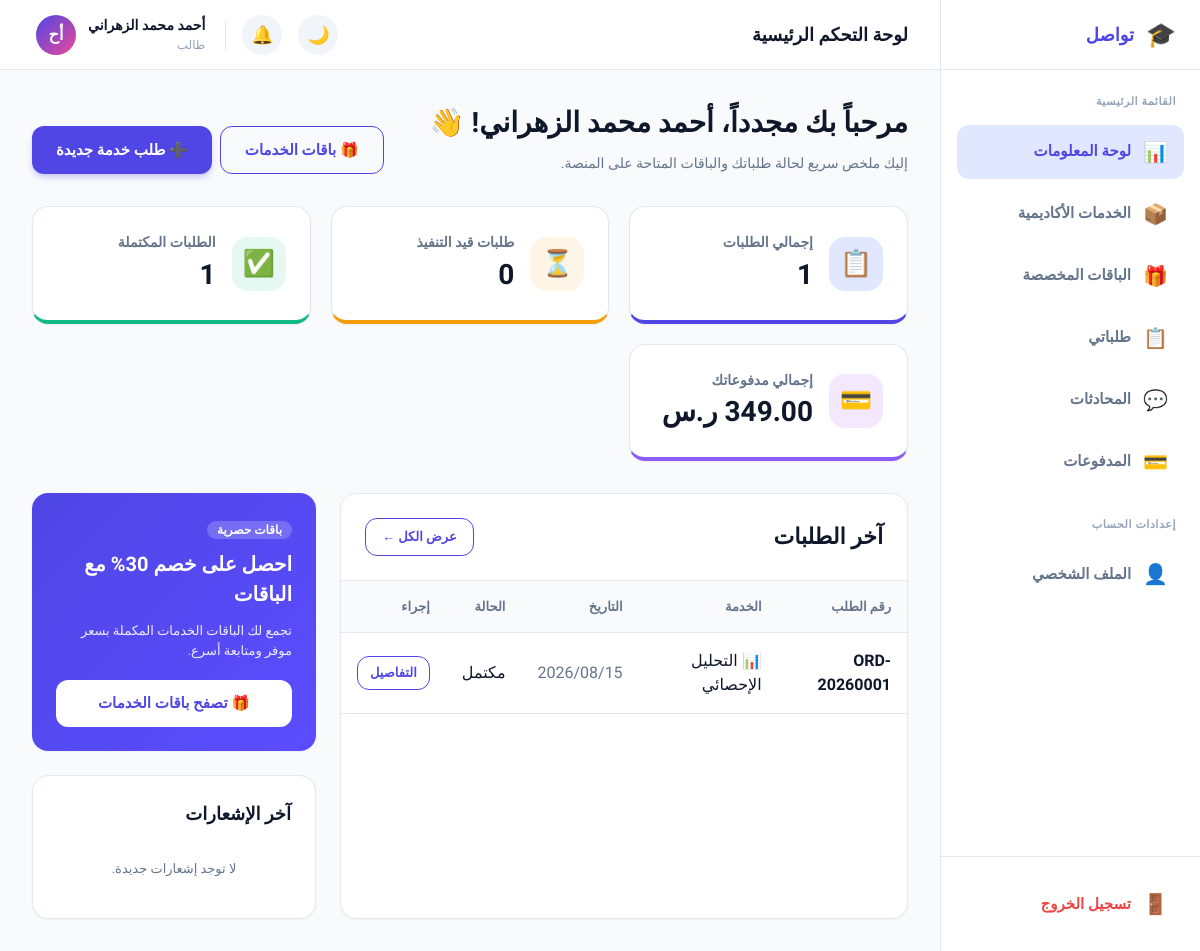
Page /student/student-dashboard.php (signed in) on the committed database.
### tables this page shows
CREATE TABLE IF NOT EXISTS `orders` (
  `id`             INT UNSIGNED NOT NULL AUTO_INCREMENT,
  `order_number`   VARCHAR(20) NOT NULL UNIQUE COMMENT 'e.g. ORD-20260001',
  `student_id`     INT UNSIGNED NOT NULL,
  `academic_id`    INT UNSIGNED DEFAULT NULL COMMENT 'Assigned after acceptance',
  `service_id`     INT UNSIGNED NOT NULL,
  `package_id`     INT UNSIGNED DEFAULT NULL,
  `specialty`      VARCHAR(200) DEFAULT NULL COMMENT 'Specific sub-specialty',
  `academic_level` ENUM('بكالوريوس','ماجستير','دكتوراه') DEFAULT NULL,
  `language`       ENUM('العربية','الإنجليزية') DEFAULT 'العربية',
  `description`    TEXT DEFAULT NULL COMMENT 'Student notes / requirements',
  `deadline`       DATE DEFAULT NULL,
  `amount`         DECIMAL(10,2) NOT NULL DEFAULT 0.00,
  `status`         ENUM('new','accepted','in_progress','revision','completed','cancelled') NOT NULL DEFAULT 'new',
  `admin_notes`    TEXT DEFAULT NULL,
  `created_at`     DATETIME NOT NULL DEFAULT CURRENT_TIMESTAMP,
  `updated_at`     DATETIME NOT NULL DEFAULT CURRENT_TIMESTAMP ON UPDATE CURRENT_TIMESTAMP,
  PRIMARY KEY (`id`),
  UNIQUE KEY `uq_order_number` (`order_number`),
  INDEX `idx_student`  (`student_id`),
  INDEX `idx_academic` (`academic_id`),
  INDEX `idx_status`   (`status`),
  CONSTRAINT `fk_ord_student`  FOREIGN KEY (`student_id`)  REFERENCES `users`(`id`)     ON DELETE RESTRICT,
  CONSTRAINT `fk_ord_academic` FOREIGN KEY (`academic_id`) REFERENCES `academics`(`id`) ON DELETE SET NULL,
  CONSTRAINT `fk_ord_service`  FOREIGN KEY (`service_id`)  REFERENCES `services`(`id`)  ON DELETE RESTRICT,
  CONSTRAINT `fk_ord_package`  FOREIGN KEY (`package_id`)  REFERENCES `packages`(`id`)  ON DELETE SET NULL
);

CREATE TABLE IF NOT EXISTS `services` (
  `id`          INT UNSIGNED NOT NULL AUTO_INCREMENT,
  `name`        VARCHAR(150) NOT NULL,
  `icon`        VARCHAR(10) DEFAULT NULL COMMENT 'Emoji icon',
  `description` TEXT DEFAULT NULL,
  `is_active`   TINYINT(1) NOT NULL DEFAULT 1,
  `order_count` INT UNSIGNED NOT NULL DEFAULT 0 COMMENT 'Cached count for performance',
  `created_at`  DATETIME NOT NULL DEFAULT CURRENT_TIMESTAMP,
  PRIMARY KEY (`id`),
  INDEX `idx_active` (`is_active`)
);

### config/auth.php (called while the page is built, shortened)
<?php
function currentUser(): ?array {
    return [
        'id'     => $_SESSION['user_id'],
        'name'   => $_SESSION['user_name'],
        'email'  => $_SESSION['user_email'],
        'role'   => $_SESSION['user_role'],
        'avatar' => $_SESSION['user_avatar'],
    ];
}

### config/functions.php (called while the page is built, shortened)
<?php
function e(mixed $value): string {
    return htmlspecialchars((string)($value ?? ''), ENT_QUOTES, 'UTF-8');
}
function formatDate(string $date): string {
    return date('Y/m/d', strtotime($date));
}
function formatMoney(float $amount): string {
    return number_format($amount, 2) . ' ر.س';
}
function orderStatusLabel(string $status): array {
    return match($status) {
        'pending_assignment' => ['label' => 'بانتظار تعيين الإدارة', 'class' => 'badge-info'],
        'assigned'           => ['label' => 'أُرسل إلى الأكاديمي', 'class' => 'badge-primary'],
        'new'         => ['label' => 'جديد',         'class' => 'badge-info'],
        'accepted'    => ['label' => 'مقبول',         'class' => 'badge-primary'],
        'in_progress' => ['label' => 'قيد التنفيذ',   'class' => 'badge-warning'],
        'revision'    => ['label' => 'تحت المراجعة',  'class' => 'badge-warning'],
        'completed'   => ['label' => 'مكتمل',         'class' => 'badge-success'],
        'cancelled'   => ['label' => 'ملغي',          'class' => 'badge-danger'],
        default       => ['label' => $status,          'class' => 'badge-secondary'],
    };
}

### student/student-dashboard.php (the view, shortened to what this page needs)
<?php
require_once __DIR__ . '/../config/auth.php';
require_once __DIR__ . '/../config/functions.php';
$user = currentUser();
$db = db();
$total_orders = (int) $db->query("SELECT COUNT(*) FROM orders WHERE student_id = " . $user['id'])->fetchColumn();
$active_orders = (int) $db->query("SELECT COUNT(*) FROM orders WHERE student_id = " . $user['id'] . " AND status IN ('new', 'pending_assignment', 'assigned', 'accepted', 'in_progress', 'revision')")->fetchColumn();
$completed_orders = (int) $db->query("SELECT COUNT(*) FROM orders WHERE student_id = " . $user['id'] . " AND status = 'completed'")->fetchColumn();
$total_paid = (float) $db->query("SELECT COALESCE(SUM(amount), 0) FROM payments WHERE student_id = " . $user['id'] . " AND status = 'paid'")->fetchColumn();
$orders_stmt = $db->prepare("
    SELECT o.*, s.name AS service_name, s.icon AS service_icon
    FROM orders o
    JOIN services s ON o.service_id = s.id
    WHERE o.student_id = ?
    ORDER BY o.created_at DESC
    LIMIT 3
");
$orders_stmt->execute([$user['id']]);
$recent_orders = $orders_stmt->fetchAll();
$notifications = getNotifications($user['id'], 'student');
?>
<?php
require __DIR__ . '/partials/head.php';
require __DIR__ . '/partials/sidebar.php';
?>
        <div style="display:flex;justify-content:space-between;align-items:flex-end;margin-bottom:32px" class="anim-fade-up">
          <div>
            <h1 class="h1" style="margin-bottom:8px">مرحباً بك مجدداً، <?= e($user['name']) ?>! 👋</h1>
            <p class="text-body">إليك ملخص سريع لحالة طلباتك والباقات المتاحة على المنصة.</p>
          </div>
          <div class="flex gap-2">
            <a href="packages.php" class="btn btn-outline">🎁 باقات الخدمات</a>
            <a href="create-order.php" class="btn btn-primary">➕ طلب خدمة جديدة</a>
          </div>
        </div>
        <div style="display:grid;grid-template-columns:repeat(auto-fit, minmax(240px, 1fr));gap:20px;margin-bottom:32px">
          <div class="card anim-fade-up" style="animation-delay:0.1s;display:flex;align-items:center;gap:16px;border-bottom:4px solid var(--primary)">
            <div style="width:54px;height:54px;border-radius:16px;background:var(--primary-light);color:var(--primary);display:flex;align-items:center;justify-content:center;font-size:26px">📋</div>
            <div>
              <div class="text-body" style="font-weight:700">إجمالي الطلبات</div>
              <div class="h1"><?= $total_orders ?></div>
            </div>
          </div>
          <div class="card anim-fade-up" style="animation-delay:0.2s;display:flex;align-items:center;gap:16px;border-bottom:4px solid var(--warning)">
            <div style="width:54px;height:54px;border-radius:16px;background:rgba(245,158,11,0.1);color:var(--warning);display:flex;align-items:center;justify-content:center;font-size:26px">⏳</div>
            <div>
              <div class="text-body" style="font-weight:700">طلبات قيد التنفيذ</div>
              <div class="h1"><?= $active_orders ?></div>
            </div>
          </div>
          <div class="card anim-fade-up" style="animation-delay:0.3s;display:flex;align-items:center;gap:16px;border-bottom:4px solid var(--success)">
            <div style="width:54px;height:54px;border-radius:16px;background:rgba(16,185,129,0.1);color:var(--success);display:flex;align-items:center;justify-content:center;font-size:26px">✅</div>
            <div>
              <div class="text-body" style="font-weight:700">الطلبات المكتملة</div>
              <div class="h1"><?= $completed_orders ?></div>
            </div>
          </div>
          <div class="card anim-fade-up" style="animation-delay:0.4s;display:flex;align-items:center;gap:16px;border-bottom:4px solid #8b5cf6">
            <div style="width:54px;height:54px;border-radius:16px;background:#f3e8ff;color:#7e22ce;display:flex;align-items:center;justify-content:center;font-size:26px">💳</div>
            <div>
              <div class="text-body" style="font-weight:700">إجمالي مدفوعاتك</div>
              <div class="h1"><?= formatMoney($total_paid) ?></div>
            </div>
          </div>
        </div>
        <div style="display:grid;grid-template-columns:2fr 1fr;gap:24px">
          <div class="card anim-fade-up" style="animation-delay:0.4s;padding:0;overflow:hidden">
            <div style="padding:24px;border-bottom:1px solid var(--border-color);display:flex;justify-content:space-between;align-items:center">
              <h2 class="h2">آخر الطلبات</h2>
              <a href="orders.php" class="btn btn-outline" style="padding:8px 16px;font-size:13px">عرض الكل ←</a>
            </div>
            <div style="overflow-x:auto">
              <table style="width:100%;border-collapse:collapse;text-align:right">
                <thead>
                  <tr>
                    <th style="padding:16px;font-size:13px;color:var(--text-secondary);border-bottom:1px solid var(--border-color);background:var(--bg-body)">رقم الطلب</th>
                    <th style="padding:16px;font-size:13px;color:var(--text-secondary);border-bottom:1px solid var(--border-color);background:var(--bg-body)">الخدمة</th>
                    <th style="padding:16px;font-size:13px;color:var(--text-secondary);border-bottom:1px solid var(--border-color);background:var(--bg-body)">التاريخ</th>
                    <th style="padding:16px;font-size:13px;color:var(--text-secondary);border-bottom:1px solid var(--border-color);background:var(--bg-body)">الحالة</th>
                    <th style="padding:16px;font-size:13px;color:var(--text-secondary);border-bottom:1px solid var(--border-color);background:var(--bg-body)">إجراء</th>
                  </tr>
                </thead>
                <tbody id="recentOrdersBody">
                  <?php if (empty($recent_orders)): ?>
                    <tr><td colspan="5" style="text-align:center;padding:32px;color:var(--text-secondary)">ليس لديك أي طلبات حالياً.</td></tr>
                  <?php else: ?>
                    <?php foreach ($recent_orders as $o):
                      $badge = orderStatusLabel($o['status']);
                    ?>
                      <tr>
                        <td style="padding:16px; border-bottom:1px solid var(--border-color); font-weight:700"><?= e($o['order_number']) ?></td>
                        <td style="padding:16px; border-bottom:1px solid var(--border-color)"><?= e($o['service_icon']) ?> <?= e($o['service_name']) ?></td>
                        <td style="padding:16px; border-bottom:1px solid var(--border-color); color:var(--text-secondary)"><?= formatDate($o['created_at']) ?></td>
                        <td style="padding:16px; border-bottom:1px solid var(--border-color)">
                          <span class="badge <?= $badge['class'] ?>">
                            <?= $badge['label'] ?>
                          </span>
                        </td>
                        <td style="padding:16px; border-bottom:1px solid var(--border-color)">
                          <a href="order-details.php?id=<?= $o['id'] ?>" class="btn btn-outline" style="padding:6px 12px;font-size:13px">التفاصيل</a>
                        </td>
                      </tr>
                    <?php endforeach; ?>
                  <?php endif; ?>
                </tbody>
              </table>
            </div>
          </div>
          <div style="display:flex;flex-direction:column;gap:24px">
            <div class="card anim-fade-up" style="animation-delay:0.5s;background:linear-gradient(135deg, var(--primary), #5b4dff);color:white;border:none">
              <span style="font-size:12px;background:rgba(255,255,255,0.2);padding:2px 10px;border-radius:20px;font-weight:700">باقات حصرية</span>
              <h3 style="font-size:20px;font-weight:800;margin:8px 0 12px">احصل على خصم 30% مع الباقات</h3>
              <p style="font-size:13px;opacity:0.9;margin-bottom:20px">تجمع لك الباقات الخدمات المكملة بسعر موفر ومتابعة أسرع.</p>
              <a href="packages.php" class="btn" style="background:white;color:var(--primary);width:100%;font-weight:800">🎁 تصفح باقات الخدمات</a>
            </div>
            <div class="card anim-fade-up" style="animation-delay:0.6s">
              <h3 class="h3" style="margin-bottom:16px">آخر الإشعارات</h3>
              <div style="display:flex;flex-direction:column;gap:12px">
                <?php if (empty($notifications)): ?>
                  <div style="font-size:13px;color:var(--text-secondary);text-align:center;padding:16px">لا توجد إشعارات جديدة.</div>
                <?php endif; ?>
              </div>
            </div>
          </div>
        </div>
<?php require __DIR__ . '/partials/footer.php'; ?>

### student/assets/css/style.css (style rules this page uses)
:root { --primary: #4f46e5; --primary-hover: #4338ca; --primary-light: #e0e7ff; --secondary: #ec4899; --success: #10b981; --warning: #f59e0b; --danger: #ef4444; --info: #3b82f6; --bg-body: #f8fafc; --bg-card: #ffffff; --bg-hover: #f1f5f9; --text-primary: #0f172a; --text-secondary: #64748b; --text-muted: #94a3b8; --border-color: #e2e8f0; --radius-sm: 8px; --radius-md: 12px; --radius-lg: 16px; --radius-full: 9999px; --shadow-sm: 0 1px 2px 0 rgba(0, 0, 0, 0.05); --shadow-md: 0 4px 6px -1px rgba(0, 0, 0, 0.1), 0 2px 4px -1px rgba(0, 0, 0, 0.06); --shadow-lg: 0 10px 15px -3px rgba(0, 0, 0, 0.1), 0 4px 6px -2px rgba(0, 0, 0, 0.05); }
body { font-family: 'Tajawal', sans-serif; background-color: var(--bg-body); color: var(--text-primary); margin: 0; transition: background-color 0.3s, color 0.3s; overflow-x: hidden; }
a { text-decoration: none; color: inherit; }
.h1 { font-size: 28px; font-weight: 800; color: var(--text-primary); }
.h2 { font-size: 22px; font-weight: 700; color: var(--text-primary); }
.h3 { font-size: 18px; font-weight: 700; color: var(--text-primary); }
.text-body { font-size: 14px; line-height: 1.6; color: var(--text-secondary); }
.card { background: var(--bg-card); border: 1px solid var(--border-color); border-radius: var(--radius-lg); padding: 24px; box-shadow: var(--shadow-sm); }
.btn { display: inline-flex; align-items: center; justify-content: center; gap: 8px; padding: 12px 24px; border-radius: var(--radius-md); font-weight: 700; font-size: 15px; cursor: pointer; transition: all 0.2s; border: none; font-family: 'Tajawal', sans-serif; text-align: center; }
.btn-primary { background: var(--primary); color: white; box-shadow: 0 4px 6px -1px rgba(79, 70, 229, 0.3); }
.btn-outline { background: transparent; border: 1.5px solid var(--primary); color: var(--primary); }
.anim-fade-up { opacity: 0; transform: translateY(20px); animation: fadeUp 0.5s forwards ease; }

### rows in the picture
orders: order_number "ORD-20260001", service.icon "📊", service.name "التحليل الإحصائي", created_at "2026/08/15", status "مكتمل"

### other values in the picture
$_item['icon'] "📊"
$_item['label'] "لوحة المعلومات"
$_item['icon'] "📦"
$_item['label'] "الخدمات الأكاديمية"
$_item['icon'] "🎁"
$_item['label'] "الباقات المخصصة"
$_item['icon'] "📋"
$_item['label'] "طلباتي"
$_item['icon'] "💬"
$_item['label'] "المحادثات"
$_item['icon'] "💳"
$_item['label'] "المدفوعات"
$pageTitle "لوحة التحكم الرئيسية"
$user['name'] "أحمد محمد الزهراني"
$user['avatar'] "أح"
